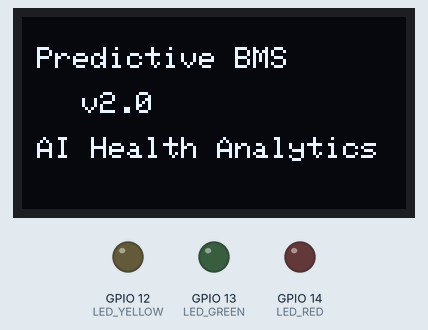
Recording of a sketch running on a simulated ESP32. Parts: 128×64 one-colour display, output pins drawn as LEDs (lit = HIGH). What the sketch prints to the serial monitor is not drawn.

Above: at 0.1 s.
At 5.9 s:
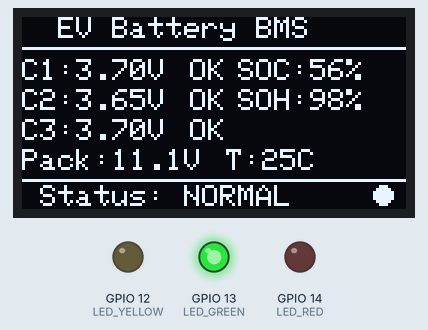
At 13.9 s:
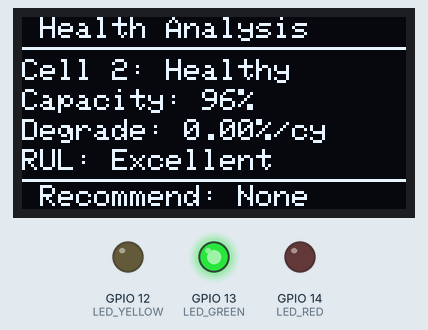
At 33.9 s:
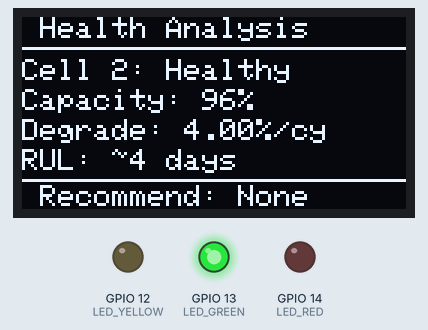
Timing chart, 0 to 35.4 s (numbered marks = the images above):
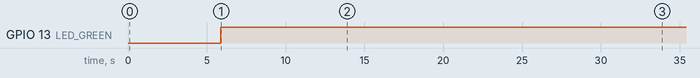

The sketch:

sketch.ino
```cpp
// BMS with Predictive Maintenance & Health Analytics
#include <Wire.h>
#include <Adafruit_GFX.h>
#include <Adafruit_SSD1306.h>

// OLED Display Settings
#define SCREEN_WIDTH 128
#define SCREEN_HEIGHT 64
#define OLED_RESET -1
#define SCREEN_ADDRESS 0x3C

Adafruit_SSD1306 display(SCREEN_WIDTH, SCREEN_HEIGHT, &Wire, OLED_RESET);

// Pin Definitions
#define LED_GREEN 13
#define LED_YELLOW 12
#define LED_RED 14

// Battery Parameters
#define CELL_VOLTAGE_MIN 3.0
#define CELL_VOLTAGE_MAX 4.2
#define CELL_VOLTAGE_NOMINAL 3.7
#define VOLTAGE_IMBALANCE_THRESHOLD 0.1
#define BATTERY_CAPACITY_MAH 5000  // Initial capacity in mAh

// Health Thresholds
#define SOH_WARNING_THRESHOLD 90.0   // Warn below 90%
#define SOH_CRITICAL_THRESHOLD 80.0  // Critical below 80%
#define DEGRADATION_RATE_NORMAL 0.05 // 0.05% per cycle is normal
#define DEGRADATION_RATE_HIGH 0.15   // 0.15% per cycle is concerning

// Cell Health Tracking
struct CellHealth {
  float initialCapacity;
  float currentCapacity;
  float soh;  // State of Health (%)
  float degradationRate;  // % per cycle
  int cycleCount;
  float remainingUsefulLife;  // Estimated days
  bool isHealthy;
  String status;  // "Healthy", "Warning", "Critical"
};

CellHealth cells[3];

// Global Variables
float cellVoltages[3];
float temperature = 25.0;
float packSOC = 0;
float packSOH = 100.0;
int totalCycles = 0;

unsigned long lastUpdate = 0;
unsigned long lastCycleUpdate = 0;
int displayMode = 0;  // 0 = Normal, 1 = Health Analysis
int testScenario = 1;

enum SystemStatus {
  STATUS_NORMAL,
  STATUS_WARNING,
  STATUS_CRITICAL
};

SystemStatus currentStatus = STATUS_NORMAL;

void setup() {
  Serial.begin(115200);

  // Initialize LEDs
  pinMode(LED_GREEN, OUTPUT);
  pinMode(LED_YELLOW, OUTPUT);
  pinMode(LED_RED, OUTPUT);

  // Initialize OLED
  if(!display.begin(SSD1306_SWITCHCAPVCC, SCREEN_ADDRESS)) {
    Serial.println(F("SSD1306 allocation failed"));
    for(;;);
  }

  // Initialize cell health data
  for(int i = 0; i < 3; i++) {
    cells[i].initialCapacity = BATTERY_CAPACITY_MAH;
    cells[i].currentCapacity = BATTERY_CAPACITY_MAH;
    cells[i].soh = 100.0;
    cells[i].degradationRate = 0.0;
    cells[i].cycleCount = 0;
    cells[i].remainingUsefulLife = 9999;
    cells[i].isHealthy = true;
    cells[i].status = "Healthy";
  }

  display.clearDisplay();
  display.setTextSize(1);
  display.setTextColor(SSD1306_WHITE);

  showStartupScreen();

  Serial.println("\n=================================");
  Serial.println("  Predictive BMS v2.0");
  Serial.println("  with AI Health Analytics");
  Serial.println("=================================\n");

  delay(2000);
}

void loop() {
  unsigned long currentTime = millis();

  // Update every 2 seconds
  if (currentTime - lastUpdate >= 2000) {
    lastUpdate = currentTime;

    // Set test values (simulates real sensor readings)
    setTestScenario(testScenario);

    // Calculate metrics
    calculateSOC();

    // Update battery health (simulates aging over time)
    updateBatteryHealth();

    // Perform predictive analysis
    performPredictiveAnalysis();

    // Check overall status
    checkBatteryStatus();

    // Update displays
    if (displayMode == 0) {
      updateOLED_Normal();
    } else {
      updateOLED_HealthAnalysis();
    }

    updateStatusLEDs();
    displaySerialData();

    // Switch display mode every 10 seconds
    if ((millis() / 10000) % 2 == 0) {
      displayMode = 0;
    } else {
      displayMode = 1;
    }
  }

  // Simulate battery cycles (every 30 seconds = 1 cycle for demo purposes)
  if (currentTime - lastCycleUpdate >= 30000) {
    lastCycleUpdate = currentTime;
    totalCycles++;

    // Age the battery slightly each cycle
    for(int i = 0; i < 3; i++) {
      cells[i].cycleCount++;

      // Simulate different degradation rates for each cell
      float degradation = 0.05 + (i * 0.02);  // Cell 3 degrades faster
      cells[i].currentCapacity -= (cells[i].initialCapacity * degradation / 100.0);

      if(cells[i].currentCapacity < 0) cells[i].currentCapacity = 0;
    }

    Serial.println(">> Battery aged by 1 cycle <<");
  }
}

void setTestScenario(int scenario) {
  switch(scenario) {
    case 1:  // Normal battery - slight degradation in Cell 2
      cellVoltages[0] = 3.70;
      cellVoltages[1] = 3.65;  // Slightly lower
      cellVoltages[2] = 3.70;
      temperature = 25.0;

      // Simulate aging for demo
      cells[0].currentCapacity = 5000;
      cells[1].currentCapacity = 4800;  // 4% degraded
      cells[2].currentCapacity = 5000;
      break;

    case 2:  // Cell 2 degrading faster - WARNING
      cellVoltages[0] = 3.70;
      cellVoltages[1] = 3.55;  // Lower voltage
      cellVoltages[2] = 3.70;
      temperature = 28.0;

      cells[0].currentCapacity = 4900;
      cells[1].currentCapacity = 4500;  // 10% degraded!
      cells[2].currentCapacity = 4900;
      break;

    case 3:  // Cell 3 critical failure - CRITICAL
      cellVoltages[0] = 3.70;
      cellVoltages[1] = 3.65;
      cellVoltages[2] = 3.45;  // Very low!
      temperature = 35.0;  // Elevated temp

      cells[0].currentCapacity = 4800;
      cells[1].currentCapacity = 4700;
      cells[2].currentCapacity = 4000;  // 20% degraded - CRITICAL!
      break;

    case 4:  // All cells healthy, fully charged
      cellVoltages[0] = 4.2;
      cellVoltages[1] = 4.2;
      cellVoltages[2] = 4.2;
      temperature = 24.0;

      cells[0].currentCapacity = 5000;
      cells[1].currentCapacity = 5000;
      cells[2].currentCapacity = 5000;
      break;

    case 5:  // Multiple cells degrading - overall WARNING
      cellVoltages[0] = 3.60;
      cellVoltages[1] = 3.55;
      cellVoltages[2] = 3.58;
      temperature = 30.0;

      cells[0].currentCapacity = 4600;  // 8% degraded
      cells[1].currentCapacity = 4550;  // 9% degraded
      cells[2].currentCapacity = 4500;  // 10% degraded
      break;

    default:
      cellVoltages[0] = 3.7;
      cellVoltages[1] = 3.7;
      cellVoltages[2] = 3.7;
      temperature = 25.0;
  }
}

void calculateSOC() {
  float avgVoltage = (cellVoltages[0] + cellVoltages[1] + cellVoltages[2]) / 3.0;
  packSOC = ((avgVoltage - CELL_VOLTAGE_MIN) / (CELL_VOLTAGE_MAX - CELL_VOLTAGE_MIN)) * 100.0;

  if (packSOC > 100) packSOC = 100;
  if (packSOC < 0) packSOC = 0;
}

void updateBatteryHealth() {
  float totalSOH = 0;

  for(int i = 0; i < 3; i++) {
    // Calculate State of Health
    cells[i].soh = (cells[i].currentCapacity / cells[i].initialCapacity) * 100.0;
    totalSOH += cells[i].soh;

    // Calculate degradation rate (simplified)
    if(cells[i].cycleCount > 0) {
      float totalDegradation = 100.0 - cells[i].soh;
      cells[i].degradationRate = totalDegradation / cells[i].cycleCount;
    }
  }

  packSOH = totalSOH / 3.0;
}

void performPredictiveAnalysis() {
  for(int i = 0; i < 3; i++) {
    // Estimate Remaining Useful Life (RUL)
    // Assumes linear degradation and 80% SOH as end-of-life
    if(cells[i].degradationRate > 0.001) {
      float remainingDegradation = cells[i].soh - 80.0;  // Need to reach 80%
      float cyclesRemaining = remainingDegradation / cells[i].degradationRate;

      // Convert cycles to days (assume 1 cycle per day for real EV usage)
      cells[i].remainingUsefulLife = cyclesRemaining;
    } else {
      cells[i].remainingUsefulLife = 9999;  // Essentially infinite
    }

    // Classify cell health
    if(cells[i].soh >= SOH_WARNING_THRESHOLD) {
      cells[i].status = "Healthy";
      cells[i].isHealthy = true;
    } else if(cells[i].soh >= SOH_CRITICAL_THRESHOLD) {
      cells[i].status = "Warning";
      cells[i].isHealthy = false;
    } else {
      cells[i].status = "Critical";
      cells[i].isHealthy = false;
    }
  }
}

void checkBatteryStatus() {
  currentStatus = STATUS_NORMAL;

  // Check voltage limits
  for (int i = 0; i < 3; i++) {
    if (cellVoltages[i] < CELL_VOLTAGE_MIN || cellVoltages[i] > CELL_VOLTAGE_MAX) {
      currentStatus = STATUS_CRITICAL;
      return;
    }
  }

  // Check health status
  for(int i = 0; i < 3; i++) {
    if(cells[i].status == "Critical") {
      currentStatus = STATUS_CRITICAL;
      return;
    } else if(cells[i].status == "Warning" && currentStatus != STATUS_CRITICAL) {
      currentStatus = STATUS_WARNING;
    }
  }

  // Check imbalance
  float maxV = cellVoltages[0];
  float minV = cellVoltages[0];
  for (int i = 1; i < 3; i++) {
    if (cellVoltages[i] > maxV) maxV = cellVoltages[i];
    if (cellVoltages[i] < minV) minV = cellVoltages[i];
  }

  if (maxV - minV > VOLTAGE_IMBALANCE_THRESHOLD) {
    if(currentStatus == STATUS_NORMAL) {
      currentStatus = STATUS_WARNING;
    }
  }

  // Check temperature
  if (temperature > 45) {
    currentStatus = STATUS_CRITICAL;
  } else if (temperature > 40 && currentStatus == STATUS_NORMAL) {
    currentStatus = STATUS_WARNING;
  }
}

void updateOLED_Normal() {
  display.clearDisplay();

  // Header
  display.setTextSize(1);
  display.setCursor(0, 0);
  display.println(F("  EV Battery BMS"));
  display.drawLine(0, 10, 128, 10, SSD1306_WHITE);

  // Cell Voltages with health indicators
  for(int i = 0; i < 3; i++) {
    display.setCursor(0, 14 + (i * 10));
    display.print(F("C"));
    display.print(i+1);
    display.print(F(":"));
    display.print(cellVoltages[i], 2);
    display.print(F("V"));

    // Health indicator
    display.setCursor(56, 14 + (i * 10));
    if(cells[i].isHealthy) {
      display.print(F("OK"));
    } else if(cells[i].status == "Warning") {
      display.print(F("!"));
    } else {
      display.print(F("X"));
    }
  }

  // SOC and SOH
  display.setCursor(72, 14);
  display.print(F("SOC:"));
  display.print((int)packSOC);
  display.print(F("%"));

  display.setCursor(72, 24);
  display.print(F("SOH:"));
  display.print((int)packSOH);
  display.print(F("%"));

  // Pack voltage and temp
  float packVoltage = cellVoltages[0] + cellVoltages[1] + cellVoltages[2];
  display.setCursor(0, 44);
  display.print(F("Pack:"));
  display.print(packVoltage, 1);
  display.print(F("V"));

  display.setCursor(68, 44);
  display.print(F("T:"));
  display.print((int)temperature);
  display.print(F("C"));

  // Status bar
  display.drawLine(0, 54, 128, 54, SSD1306_WHITE);
  display.setCursor(0, 56);

  switch(currentStatus) {
    case STATUS_NORMAL:
      display.print(F(" Status: NORMAL"));
      display.fillCircle(120, 59, 3, SSD1306_WHITE);
      break;
    case STATUS_WARNING:
      display.print(F(" Status: WARNING"));
      display.fillTriangle(118, 63, 122, 63, 120, 57, SSD1306_WHITE);
      break;
    case STATUS_CRITICAL:
      display.print(F(" Status: CRITICAL"));
      display.drawLine(117, 57, 123, 63, SSD1306_WHITE);
      display.drawLine(123, 57, 117, 63, SSD1306_WHITE);
      break;
  }

  display.display();
}

void updateOLED_HealthAnalysis() {
  display.clearDisplay();

  // Header
  display.setTextSize(1);
  display.setCursor(0, 0);
  display.println(F(" Health Analysis"));
  display.drawLine(0, 10, 128, 10, SSD1306_WHITE);

  // Find worst cell
  int worstCell = 0;
  float lowestSOH = cells[0].soh;
  for(int i = 1; i < 3; i++) {
    if(cells[i].soh < lowestSOH) {
      lowestSOH = cells[i].soh;
      worstCell = i;
    }
  }

  // Display worst cell info
  display.setCursor(0, 14);
  display.print(F("Cell "));
  display.print(worstCell + 1);
  display.print(F(": "));
  display.print(cells[worstCell].status);

  display.setCursor(0, 24);
  display.print(F("Capacity: "));
  display.print((int)cells[worstCell].soh);
  display.print(F("%"));

  display.setCursor(0, 34);
  display.print(F("Degrade: "));
  display.print(cells[worstCell].degradationRate, 2);
  display.print(F("%/cy"));

  display.setCursor(0, 44);
  if(cells[worstCell].remainingUsefulLife < 9999) {
    display.print(F("RUL: ~"));
    if(cells[worstCell].remainingUsefulLife > 365) {
      display.print((int)(cells[worstCell].remainingUsefulLife / 365));
      display.print(F(" yrs"));
    } else {
      display.print((int)cells[worstCell].remainingUsefulLife);
      display.print(F(" days"));
    }
  } else {
    display.print(F("RUL: Excellent"));
  }

  // Recommendation
  display.drawLine(0, 54, 128, 54, SSD1306_WHITE);
  display.setCursor(0, 56);

  if(packSOH >= SOH_WARNING_THRESHOLD) {
    display.print(F(" Recommend: None"));
  } else if(packSOH >= SOH_CRITICAL_THRESHOLD) {
    display.print(F(" Monitor closely"));
  } else {
    display.print(F(" Service soon!"));
  }

  display.display();
}

void showStartupScreen() {
  display.clearDisplay();
  display.setTextSize(1);
  display.setCursor(5, 10);
  display.println(F("Predictive BMS"));
  display.setCursor(20, 25);
  display.println(F("v2.0"));
  display.setCursor(5, 40);
  display.println(F("AI Health Analytics"));
  display.display();
  delay(2000);

  // Progress bar
  for(int i = 0; i < 128; i += 4) {
    display.fillRect(0, 56, i, 8, SSD1306_WHITE);
    display.display();
    delay(15);
  }

  delay(500);
}

void updateStatusLEDs() {
  digitalWrite(LED_GREEN, LOW);
  digitalWrite(LED_YELLOW, LOW);
  digitalWrite(LED_RED, LOW);

  switch(currentStatus) {
    case STATUS_NORMAL:
      digitalWrite(LED_GREEN, HIGH);
      break;
    case STATUS_WARNING:
      digitalWrite(LED_YELLOW, HIGH);
      break;
    case STATUS_CRITICAL:
      digitalWrite(LED_RED, HIGH);
      break;
  }
}

void displaySerialData() {
  Serial.println("========================================");
  Serial.println("       PREDICTIVE BMS STATUS");
  Serial.println("========================================");
  Serial.print("Scenario: ");
  Serial.println(testScenario);
  Serial.print("Total Cycles: ");
  Serial.println(totalCycles);
  Serial.println();

  // Cell details
  for (int i = 0; i < 3; i++) {
    Serial.print("Cell ");
    Serial.print(i + 1);
    Serial.println(":");
    Serial.print("  Voltage: ");
    Serial.print(cellVoltages[i], 3);
    Serial.println(" V");
    Serial.print("  Capacity: ");
    Serial.print((int)cells[i].currentCapacity);
    Serial.print(" / ");
    Serial.print((int)cells[i].initialCapacity);
    Serial.println(" mAh");
    Serial.print("  SOH: ");
    Serial.print(cells[i].soh, 1);
    Serial.println(" %");
    Serial.print("  Degradation Rate: ");
    Serial.print(cells[i].degradationRate, 3);
    Serial.println(" %/cycle");
    Serial.print("  RUL: ");
    if(cells[i].remainingUsefulLife < 9999) {
      Serial.print((int)cells[i].remainingUsefulLife);
      Serial.println(" days");
    } else {
      Serial.println("Excellent");
    }
    Serial.print("  Status: ");
    Serial.println(cells[i].status);
    Serial.println();
  }

  // Pack summary
  float packVoltage = cellVoltages[0] + cellVoltages[1] + cellVoltages[2];
  Serial.print("Pack Voltage: ");
  Serial.print(packVoltage, 2);
  Serial.println(" V");
  Serial.print("Pack SOC: ");
  Serial.print(packSOC, 1);
  Serial.println(" %");
  Serial.print("Pack SOH: ");
  Serial.print(packSOH, 1);
  Serial.println(" %");
  Serial.print("Temperature: ");
  Serial.print(temperature, 1);
  Serial.println(" °C");

  Serial.print("\nSystem Status: ");
  switch(currentStatus) {
    case STATUS_NORMAL:
      Serial.println("✓ NORMAL");
      break;
    case STATUS_WARNING:
      Serial.println("⚠ WARNING - Monitor battery health");
      break;
    case STATUS_CRITICAL:
      Serial.println("❌ CRITICAL - Service required!");
      break;
  }
  Serial.println("========================================\n");
}
```

Measured:
- by itself, GPIO 13 (LED_GREEN): LOW → HIGH at 5.9 s
- what the display in image 1 shows lasts 8.0 s, from 5.9 s to 13.9 s
- what the display in image 2 shows lasts 10.0 s, from 13.9 s to 23.9 s
